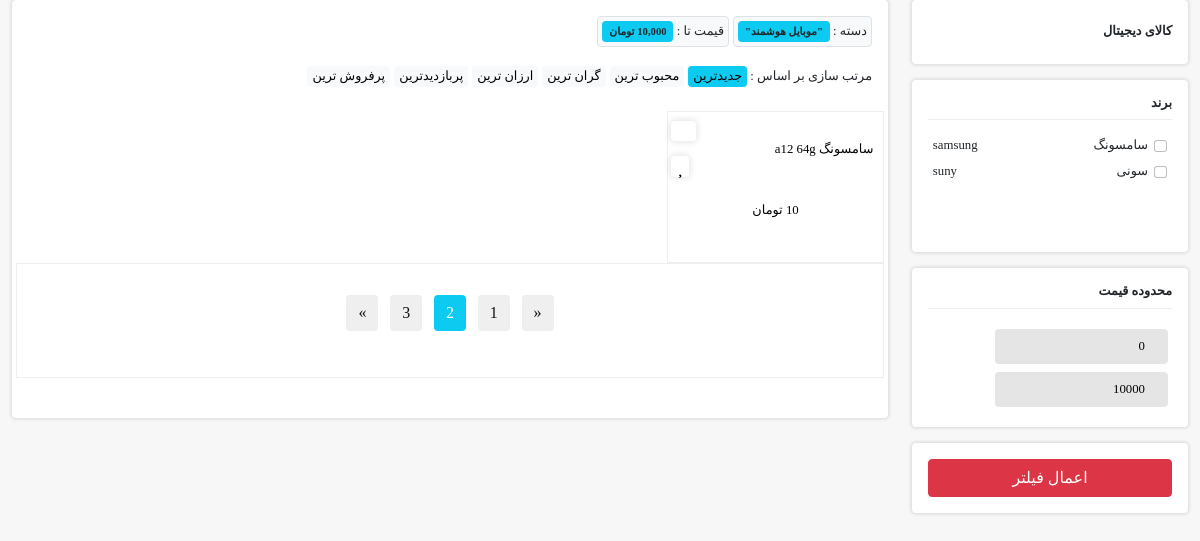
The app's page /product/category/Mobile Digital with its own data.
### products/models.py (models this page shows, shortened)
class test_mixin(models.Model):
    title = models.CharField(max_length=100, verbose_name="عنوان(به فارسی)")
    url_name = models.CharField(max_length=300, verbose_name="عنوان در url(به انگلیسی)")
    is_active = models.BooleanField(default=True, verbose_name="فعال/غیرفعال")
    is_deleted = models.BooleanField(default=False, verbose_name="حذف شده/حذف نشده")
    class Meta:
        abstract = True

class category(test_mixin):
    title_category = models.ForeignKey('category', on_delete=models.CASCADE, verbose_name="دسته بنده", null=True,
                                       blank=True, related_name='children')
    class Meta:
        verbose_name = "دسته بنده ها"
        verbose_name_plural = "دسته بندی"

class Brands(test_mixin):
    title_english = models.CharField(max_length=200, verbose_name="نام برند(به انگلیسی)")
    class Meta:
        verbose_name = 'برند'
        verbose_name_plural = 'برند ها'

class Product(models.Model):
    image = models.ImageField(upload_to="products/images")
    name = models.CharField(max_length=100, db_index=True, verbose_name='عنوان')
    price = models.IntegerField(verbose_name="قیمت")
    short_body = models.CharField(verbose_name="توضیحات کوتاه", max_length=300, db_index=True)
    body = models.TextField(db_index=True, verbose_name="توضیحات")
    is_active = models.BooleanField(default=True, verbose_name="فعال/غیرفعال")
    is_deleted = models.BooleanField(default=False, verbose_name="حذف شده/حذف نشده")
    is_sale = models.BooleanField(null=True, default=False, verbose_name="محصول تخفیف دارد./ندارد")
    sale_price = models.DecimalField(verbose_name="درصد تخفیف", default=0, max_digits=3, decimal_places=2)
    slug = models.SlugField(default='', null=False, blank=True, max_length=200, unique=True,
                            verbose_name='عنوان در url', allow_unicode=True)
    category_product = models.ManyToManyField(category, verbose_name="دسته بندی",
                                              db_index=True, null=True)
    brand = models.ForeignKey(Brands, on_delete=models.CASCADE, verbose_name='برند', null=True, blank=True)
    class Meta:
        verbose_name = 'محصول '
        verbose_name_plural = 'محصولات '

### products/views.py (the view)
# urls.py: path('',views.productListView.as_view(),name='products'),
class productListView(ListView):
    model = Product
    context_object_name = 'products'
    template_name = 'product/list_product.html'
    def get_queryset(self):
        queryset = super().get_queryset()
        queryset = queryset.select_related('brand')
        queryset = queryset.prefetch_related('category_product')
        search = self.request.GET.get('search')
        if search is not None and search != '':
            queryset = queryset.filter(Q(name__icontains=search)
                                       | Q(short_body__icontains=search)
                                       | Q(body__icontains=search))
        start_price = self.request.GET.get('startPrice')
        end_price = self.request.GET.get('endPrice')
        if start_price is not None:
            queryset = queryset.filter(price__gte=start_price)
        if end_price is not None:
            queryset = queryset.filter(price__lte=end_price)
        if queryset:
            queryset = queryset.filter(is_active=True)
        categories = self.kwargs.get('cate_gory')
        if categories:
            queryset = queryset.filter(category_product__url_name__iexact=categories)
        brand_ids = self.request.GET.getlist('brand')
        if brand_ids:
            queryset = queryset.filter(brand_id__in=brand_ids).distinct()
        else:
            queryset = queryset.filter(is_active=True)
        return queryset
    def get_context_data(self,*args,**kwargs):
        context = super().get_context_data(*args,**kwargs)
        context['categories'] = get_all_categories()
        context['brands'] = Brands.objects.filter(is_active=True)
        max_l = Product.objects.aggregate(Max('price'))
        context['max_price'] = max_l
        context['start_price'] = int( self.request.GET.get('startPrice') or 0)
        context['end_price'] = int(self.request.GET.get('endPrice') or max_l['price__max'])
        brand_ids= self.request.GET.getlist('brand')
        if brand_ids is not None:
            context['filter_brand'] = Brands.objects.filter(id__in=brand_ids)
            context['brand_ids'] = brand_ids
        search = self.request.GET.get('search')
        if search is not None and search != '':
            context['search'] = search
        url_category = self.kwargs.get('cate_gory')
        CA = category.objects.filter(is_active=True,is_deleted=False,url_name__iexact=url_category).first()
        context['category'] = CA
        return context

### products/templates/product/list_product.html (shortened to what this page needs)
{% extends 'repository/base.html' %}
{% load humanize %}
{% load thumbnail %}
{% load poll_extras %}
{% block contend %}
<section class="">
        <section id="main-body-two-col" class="container-xxl body-container">
            <section class="row">
                <aside id="sidebar" class="sidebar col-md-3">
                    <section class="content-wrapper bg-white p-3 rounded-2 mb-3">
                        <section class="sidebar-nav">
                             {% for category in categories %}
                            <section class="sidebar-nav-item">
                                <span class="sidebar-nav-item-title"><a href="{% url 'products_category' cate_gory=category.url_name %}">{{ category.name }}</a>{% if category.subcategories %}<i class="fa fa-angle-left"></i>{% endif %} </span>
                            </section>
                            {% endfor %}
                        </section>
                    </section>
                    <section class="content-wrapper bg-white p-3 rounded-2 mb-3">
                        <section class="content-header mb-3">
                            <section class="d-flex justify-content-between align-items-center">
                                <h2 class="content-header-title content-header-title-small">
                                    برند
                                </h2>
                            </section>
                        </section>
                        <section class="sidebar-brand-wrapper">
                          <form method="get"  action="{% url 'products' %}" id="brands">
                            {% for brand in brands %}
                                <section class="form-check sidebar-brand-item">
                                     <input class="form-check-input" type="checkbox" name="brand" value="{{ brand.id }}" id="brand-{{ brand.id }}" {% if brand.id|stringformat:"s" in brand_ids %}checked{% endif %}>
                                    <label class="form-check-label d-flex justify-content-between" for="brand-{{ brand.id }}">
                        <span>{{ brand.title }}</span>
                         <span>{{ brand.title_english }}</span>
                    </label>
        </section>
    {% endfor %}
                              <br>
                              <br>
</form>
                        </section>
                    </section>
                    <section class="content-wrapper bg-white p-3 rounded-2 mb-3">
                        <section class="content-header mb-3">
                            <section class="d-flex justify-content-between align-items-center">
                                <h2 class="content-header-title content-header-title-small">
                                    محدوده قیمت
                                </h2>
                            </section>
                        </section>
                        <section class="sidebar-price-range d-flex justify-content-between">
                            <form method="get" action="{% url 'products' %}" id="form_price">
                            <section class="p-1"><input type="number" name="startPrice" id="startPrice" min="0" value="0" placeholder="قیمت از ..."></section>
                            <section class="p-1"><input type="number" name="endPrice" id="endPrice" min="0" value="{{max_price.price__max}}" max="{{ max_price.price__max }}" placeholder="قیمت تا ..."></section>
                            </form>
                        </section>
                    </section>
                    <section class="content-wrapper bg-white p-3 rounded-2 mb-3">
                        <section class="sidebar-filter-btn d-grid gap-2">
                            <button class="btn btn-danger" type="button" onclick="price({% url 'products' %})">اعمال فیلتر</button>
                        </section>
                    </section>
                </aside>
                <main id="main-body" class="main-body col-md-9">
                    <section class="content-wrapper bg-white p-3 rounded-2 mb-2">
                        <section class="filters mb-3">
                            {% if category %}
                            <span class="d-inline-block border p-1 rounded bg-light">دسته : <span class="badge bg-info text-dark">"{{ category.title }}"</span></span>
                            {% endif %}
                        {% if end_price %}
                            <span class="d-inline-block border p-1 rounded bg-light">قیمت تا : <span class="badge bg-info text-dark">{{ end_price | price  }}</span></span>
                        {% endif %}
                        </section>
                        <section class="sort ">
                            <span>مرتب سازی بر اساس : </span>
                            <button class="btn btn-info btn-sm px-1 py-0" type="button">جدیدترین</button>
                            <button class="btn btn-light btn-sm px-1 py-0" type="button">محبوب ترین</button>
                            <button class="btn btn-light btn-sm px-1 py-0" type="button">گران ترین</button>
                            <button class="btn btn-light btn-sm px-1 py-0" type="button">ارزان ترین</button>
                            <button class="btn btn-light btn-sm px-1 py-0" type="button">پربازدیدترین</button>
                            <button class="btn btn-light btn-sm px-1 py-0" type="button">پرفروش ترین</button>
                        </section>
                        <section class="main-product-wrapper row my-4">
                            {% for product in products %}
                            	<section class="col-md-3 p-0">
                                <section class="product">
                                    <section class="product-add-to-cart"><a href="#" data-bs-toggle="tooltip" data-bs-placement="left" title="" data-bs-original-title="افزودن به سبد خرید" aria-label="افزودن به سبد خرید"><i class="fa fa-cart-plus"></i></a></section>
                                    <section class="product-add-to-favorite"><a href="#" data-bs-toggle="tooltip" data-bs-placement="left" title="" data-bs-original-title="افزودن به علاقه مندی" aria-label="افزودن به علاقه مندی"><i class="fa fa-heart"></i></a></section>
                                    <a class="product-link" href="{% url 'detail' slug=product.slug pk=product.id %}">
                                        <section class="product-colors"></section>
                                        <section class="product-name"><h3>{{ product.short_body }}</h3></section>
                                        <section class="product-price-wrapper">
                                            <section class="product-price">{{ product.price|price }}</section>
                                        </section>
                                    </a>
                                </section>
                            </section>
                            {% endfor %}
                            <section class="col-12">
                                <section class="my-4 d-flex justify-content-center">
                                    <nav>
                                        <ul class="pagination">
                                            <li class="page-item">
                                                <a class="page-link" href="#" aria-label="Previous">
                                                    <span aria-hidden="true">«</span>
                                                </a>
                                            </li>
                                            <li class="page-item"><a class="page-link" href="#">1</a></li>
                                            <li class="page-item active"><a class="page-link" href="#">2</a></li>
                                            <li class="page-item"><a class="page-link" href="#">3</a></li>
                                            <li class="page-item">
                                                <a class="page-link" href="#" aria-label="Next">
                                                    <span aria-hidden="true">»</span>
                                                </a>
                                            </li>
                                        </ul>
                                    </nav>
                                </section>
                            </section>
                        </section>
                    </section>
                </main>
            </section>
        </section>
    </section>
{% endblock %}

### records on screen
category: name "کالای دیجیتال"
Brands: title "سامسونگ", title_english "samsung"
Brands: title "سونی", title_english "suny"
category: title "موبایل هوشمند"
Product: short_body "سامسونگ a12 64g", price "10 تومان"

### other values on screen
{{ end_price | price }} "10,000 تومان"
